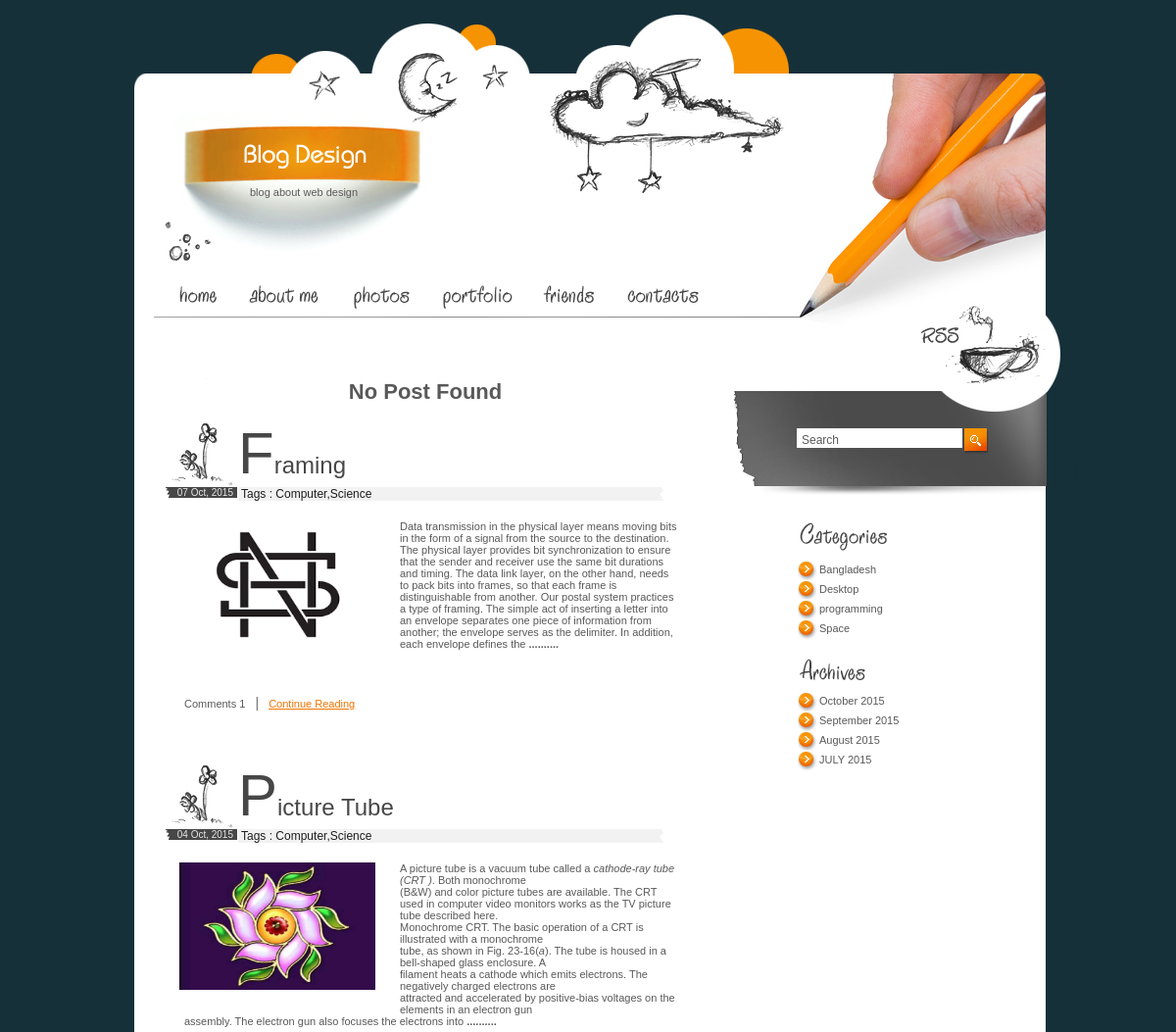
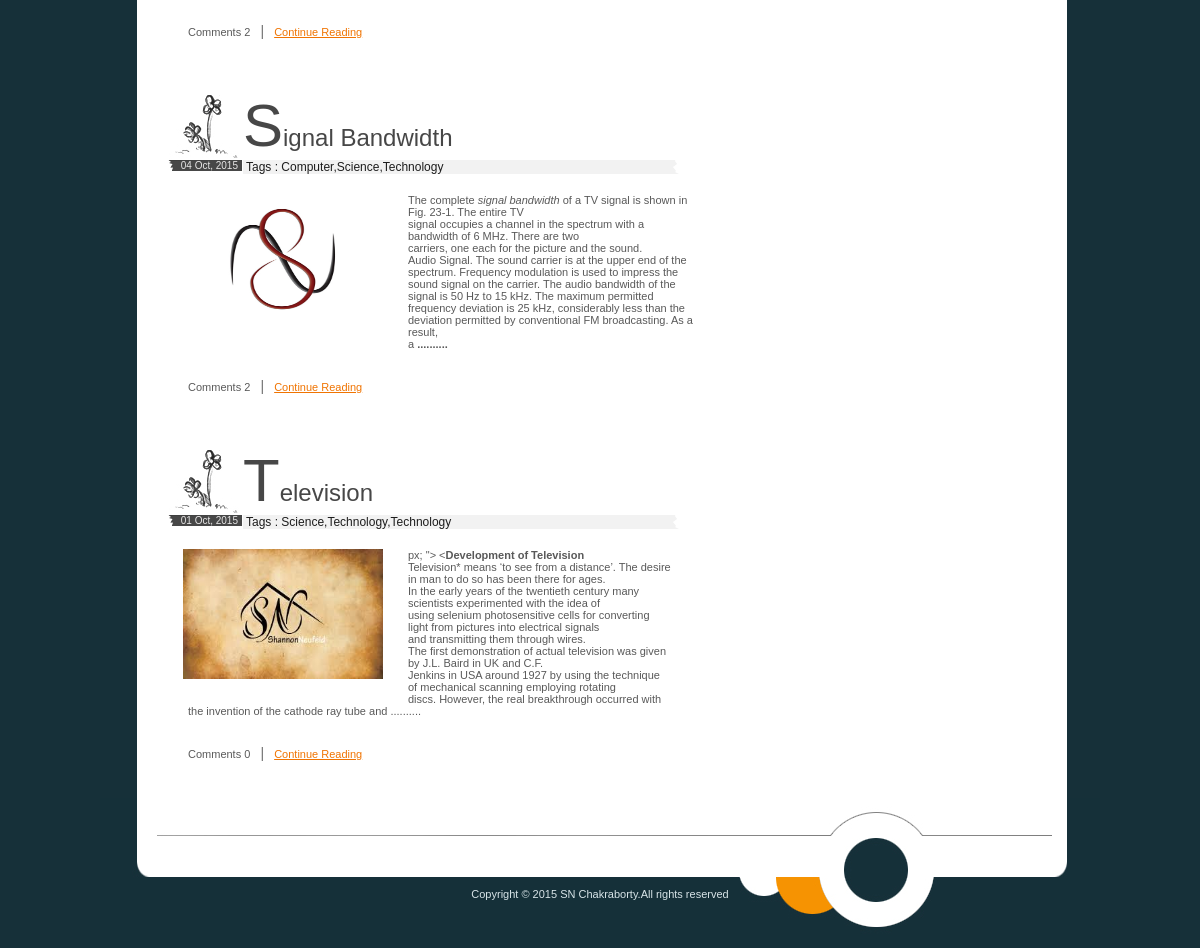
Page /archives.php?date=2015-10 on the committed database (2 pictures, top to bottom).
### tables this page shows
CREATE TABLE IF NOT EXISTS `tbl_post` (
  `post_id` int(11) NOT NULL AUTO_INCREMENT,
  `post_title` varchar(255) NOT NULL,
  `post_description` longtext NOT NULL,
  `post_image` varchar(255) NOT NULL,
  `cat_id` int(11) NOT NULL,
  `tag_id` varchar(255) NOT NULL,
  `post_date` varchar(255) NOT NULL,
  `month` varchar(2) NOT NULL,
  `year` varchar(4) NOT NULL,
  `post_timestamp` varchar(255) NOT NULL,
  PRIMARY KEY (`post_id`)
);

CREATE TABLE IF NOT EXISTS `tbl_category` (
  `cat_id` int(11) NOT NULL AUTO_INCREMENT,
  `cat_name` varchar(255) NOT NULL,
  PRIMARY KEY (`cat_id`)
);

CREATE TABLE IF NOT EXISTS `tbl_footer` (
  `id` int(11) NOT NULL AUTO_INCREMENT,
  `description` varchar(100) NOT NULL,
  PRIMARY KEY (`id`),
  UNIQUE KEY `id` (`id`)
);

### archives.php (the view, shortened to what this page needs)
<?php
if(!isset($_REQUEST['date']))
{
	header('location: index.php');
}
else{
$date=$_REQUEST['date'];
$year1=substr($date,0,4);
$month1=substr($date,5,2);
}
?>
<?php include('header.php'); ?>
<?php
			 include('config.php');
			if($total_Pages==0)
			{
			    ?>
			          <h1 style="text-align:center;">No Post Found</h1>
				  <?php
			}
			$limit =4;
			$page = @$_GET['page'];
			if($page)
				$start = ($page - 1) * $limit;
			else
				$start = 0;
			$statement = $db->prepare("SELECT * FROM tbl_post where month=? and year=?  ORDER BY  post_id DESC LIMIT $start, $limit");
			$statement->execute(array($month1,$year1));
			$result = $statement->fetchAll(PDO::FETCH_ASSOC);
			 foreach($result as $row)
				{
			 ?>
			    <div class="post">
				<h2><?php echo $row['post_title'];?></h2>
				<div><span class="date">
				<?php
				$post_date=$row['post_date'];
				$post_day=substr($post_date,8,2);
				$post_month=substr($post_date,5,2);
				$post_year=substr($post_date,0,4);
				if($post_month=='10') {$post_month='Oct';}
				echo $post_day." ".$post_month.", ".$post_year;
			?>
				</span><span class="categories">Tags :
				<?php
								$arr=explode(',',$row['tag_id']);
								$arr_count=count(explode(',',$row['tag_id']));
								$k=0;
								for($j=0;$j<$arr_count;$j++)
								{
									 $statement1=$db->prepare("select * from tbl_tag where tag_id=?");
									 $statement1->execute(array($arr[$j]));
									 $result1=$statement1->fetchAll(PDO::FETCH_ASSOC);
									 foreach($result1 as $row1)
									 {
										$arr1[$k]=$row1['tag_name'];
									 }
								   $k++;
                                }
								$tag_names=implode(",",$arr1);
								echo $tag_names;
                              ?>
				</span></div>
				<div class="description">
				<img src="uploads/<?php echo $row['post_image'];?>" alt="" width="200" height="130" style="float:left;" />
						<p>
						<?php
						$pices=explode(" ",$row['post_description']);
						$first_page=implode(" ",array_splice($pices,0,100));
						$first_page=$first_page."<b> ..........</b>";
						?>
						<?php
						     echo $first_page;
						?>
						</p>
				</div>
				<p class="comments">Comments
                 <?php
				   $statement1=$db->prepare("select * from tbl_comment where post_id=? and action=1");
                   $statement1->execute(array($row['post_id']));
                   $totalnum=$statement1->rowCount();
                   echo $totalnum;
				?>
				<span>|</span>   <a href="index2.php?id=<?php echo $row['post_id']; ?>">Continue Reading</a></p>
			</div>
						 <?php
					}
             ?>
<div class="pagination">
</div>
<?php include('footer.php'); ?>

### footer.php (shortened to what this page needs)
		</div>
		<div id="sidebar">
		    <div id="search">
				<input type="text" value="Search"> <a href="#"><img src="images/go.gif" alt="" width="26" height="26" /></a>
			</div>
			<div class="list">
				<img src="images/title1.gif" alt="" width="186" height="36" />
			<ul>
					 <?php
					 include('config.php');
					  $statement=$db->prepare("select * from tbl_category order by cat_name asc");
					 $statement->execute(array());
					 $result=$statement->fetchAll(PDO::FETCH_ASSOC);
					 foreach($result as $row)
					 {
						 ?>
						 <li><a href="category.php?id=<?php echo $row['cat_id']; ?>"><?php echo $row['cat_name']; ?></a></li>
						 <?php
					 }
					 ?>
			 </ul>
				<img src="images/title2.gif" alt="" width="180" height="34" /><br>
				<?php
				     $j=0;
					 $statement=$db->prepare("select distinct(post_date) from tbl_post order by post_date desc");
					 $statement->execute(array());
					 $result=$statement->fetchAll(PDO::FETCH_ASSOC);
					 foreach($result as $row)
					 {
						 $ym=substr($row['post_date'],0,7);
						 $arr_date[$j]=$ym;
						 $j++;
					 }
					 $result=array_unique($arr_date);
					 $final_val=implode(",",$result);
					 $final_arr_date=explode(",",$final_val);
					 $final_arr_date_count=count(explode(",",$final_val));
					 ?>
				<ul>
				    <?php
					for($j=0;$j<$final_arr_date_count;$j++)
					 {
						$year=substr($final_arr_date[$j],0,4);
						$month=substr($final_arr_date[$j],5,2);
						if($month=='07') {$post_month='JULY';}
						if($month=='08') {$post_month='August';}
						if($month=='09') {$post_month='September';}
						if($month=='10') {$post_month='October';}
					?>
				     <li><a href="archives.php?date=<?php echo $final_arr_date[$j];?>">
						 <?php echo $post_month." ".$year."<br>"; ?>
						 </a>
					</li>
					<?php
				     		}
					?>
				</ul>
			</div>
		</div>
	</div>
	<div id="footer">
		<p>
		   <?php
		   include('config.php');
		  $statement=$db->prepare("select * from tbl_footer where id=1");
		 $statement->execute(array());
		 $result=$statement->fetchAll(PDO::FETCH_ASSOC);
		 foreach($result as $row)
		 {
			 echo $row['description'];
		 }
		    ?>
		</p>
	</div>
</body>
</html>

### style.css (style rules this page uses)
* { margin:0px; padding:0px; }
img { border:0px }
html { width:100%; height:100%; background-color:#163039; }
body { width:1000px; height:100%; position:relative; margin:0 auto; background-image:url(images/bg.gif); background-position:top left; background-repeat:repeat-y; }
html > body { height:auto; min-height:100%; }
#footer { height:150px; position:absolute; bottom:0px; background-image:url(images/footer_bg.jpg); background-position:top left; background-repeat:no-repeat; width:1000px; font-family:Tahoma, sans-serif; font-size:11px; color:#D8E4E8; }
#footer p { width:100%; text-align:center; padding:90px 0 0 0 }
#sidebar { width:356px; float:left }
.post { padding:0 0 35px 0; overflow:hidden; width:532px; float:left; }
.post h2 { font-family:Arial, Helvetica, sans-serif; font-size:24px; color:#474747; font-weight:normal; display:block; padding:15px 0 0 75px; / line-height:70px; background-image:url(images/h_bg.jpg); background-position:bottom left; background-repeat:no-repeat; }
.post h2:first-letter { font-size:60px; }
.date { display:block; float:left; background-image:url(images/date_bg.gif); background-position:top left; background-repeat:no-repeat; width:70px; text-align:right; font-family:Arial, Helvetica, sans-serif; font-size:10px; color:#E6E5E5; padding:0 4px 0 0 }
.categories { display:block; float:left; background-image:url(images/categories_bg.gif); background-position:top left; background-repeat:no-repeat; width:454px; font-family:Arial, Helvetica, sans-serif; font-size:12px; color:#1D1D1D; padding:0 0 0 4px }
.description { padding:20px 0 0 0; float:left; margin:0 0 15px 0; / margin:0; }
.post .description img { float:center; padding:0 25px 20px 15px; margin:0px; }
.post .description p { display:block; width:95%; padding:0 0 0 20px }
.comments { display:block; float:left; line-height:17px; padding:5px 0 0 18px; }
.comments a { color:#F07402; text-decoration:underline }
.comments span { font-size:14px; color:#6E6E6E; padding:0 7px; line-height:17px; }
#search { background-image:url(images/search_bg.jpg); background-position:top left; background-repeat:no-repeat; width:356px; height:124px; margin:0 0 20px 0 }
#search input { width:169px; height:20px; border:0px; line-height:15px; font-family:Arial, Helvetica, sans-serif; font-size:12px; color:#595959; margin:50px 0 0 69px; padding:3px 0 0 5px; float:left }
#search a { display:block; float:left; margin:50px 0 0 2px }
.list { padding:0 0 15px 35px; margin-left:30px; }
.list ul { width:290px; overflow:hidden; padding:5px 0 15px 5px }
.list li { list-style-type:none; background-image:url(images/bullet.gif); background-position:top left; background-repeat:no-repeat; padding:0 0 5px 22px; line-height:15px; height:15px; width:240px; float:left; }
.list a { font-family:Arial, Helvetica, sans-serif; font-size:11px; color:#595959; text-decoration:none; }
.post p { width:511px; padding:13px 0 0 20px; }
div.pagination { padding: 3px; margin: 3px; z-index: 1000; font-size: 14px; margin-bottom: 20px; }

### rows in the picture
tbl_post: post_title "Framing", post_date "07", post_date "Oct", post_date "2015", tag_names "Computer,Science", post_image (picture), first_page "Data transmission in the physical layer means moving bits in the form of a signal from the source to the destination. The physical layer provides bit synchronization to ensure that the sender and receiver use the same bit durations and timing. The data link layer, on the other hand, needs to pack bits into frames, so that each frame is distinguishable from another. Our postal system practices a type of framing. The simple act of inserting a letter into an envelope separates one piece of information from another; the envelope serves as the delimiter. In addition, each envelope defines the", totalnum "1"
tbl_post: post_title "Picture Tube", post_date "04", post_date "Oct", post_date "2015", tag_names "Computer,Science", post_image (picture), first_page "A picture tube is a vacuum tube called a cathode-ray tube (CRT ) . Both monochrome (B&W) and color picture tubes are available. The CRT used in computer video monitors works as the TV picture tube described here. Monochrome CRT. The basic operation of a CRT is illustrated with a monochrome tube, as shown in Fig. 23-16( a ). The tube is housed in a bell-shaped glass enclosure. A filament heats a cathode which emits electrons. The negatively charged electrons are attracted and accelerated by positive-bias voltages on the elements in an electron gun assembly. The electron gun also focuses the electrons into", totalnum "2"
tbl_post: post_title "Signal Bandwidth", post_date "04", post_date "Oct", post_date "2015", tag_names "Computer,Science,Technology", post_image (picture), first_page "The complete signal bandwidth of a TV signal is shown in Fig. 23-1. The entire TV signal occupies a channel in the spectrum with a bandwidth of 6 MHz. There are two carriers, one each for the picture and the sound. Audio Signal. The sound carrier is at the upper end of the spectrum. Frequency modulation is used to impress the sound signal on the carrier. The audio bandwidth of the signal is 50 Hz to 15 kHz. The maximum permitted frequency deviation is 25 kHz, considerably less than the deviation permitted by conventional FM broadcasting. As a result, a", totalnum "2"
tbl_post: post_title "Television", post_date "01", post_date "Oct", post_date "2015", tag_names "Science,Technology,Technology", post_image (picture), first_page "px; \"> < Development of Television Television* means ‘to see from a distance’. The desire in man to do so has been there for ages. In the early years of the twentieth century many scientists experimented with the idea of using selenium photosensitive cells for converting light from pictures into electrical signals and transmitting them through wires. The first demonstration of actual television was given by J.L. Baird in UK and C.F. Jenkins in USA around 1927 by using the technique of mechanical scanning employing rotating discs. However, the real breakthrough occurred with the invention of the cathode ray tube and", totalnum "0"
tbl_category: cat_name "Bangladesh"
tbl_category: cat_name "Desktop"
tbl_category: cat_name "programming"
tbl_category: cat_name "Space"
tbl_footer: description "Copyright © 2015 SN Chakraborty.All rights reserved"

### other values in the picture
$post_month "October"
$year "2015"
$post_month "September"
$post_month "August"
$post_month "JULY"
